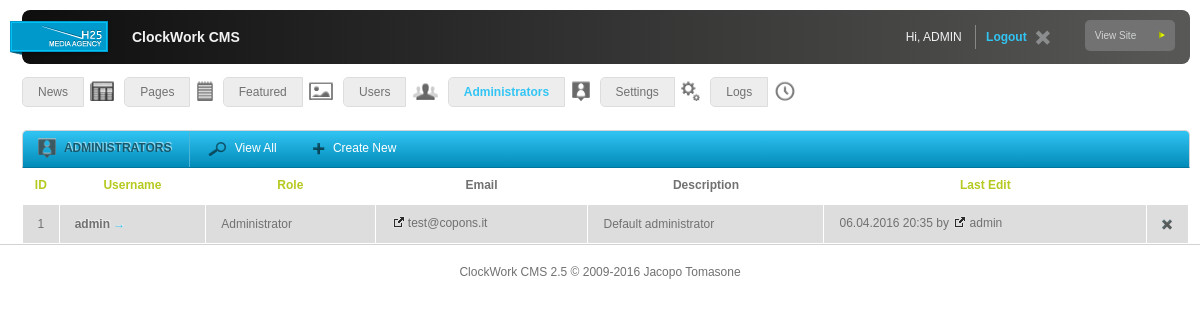
The app's page /admin/admin.php (signed in) with its own data.
### tables this page shows
CREATE TABLE IF NOT EXISTS `cw_admin` (
`id` tinyint(3) unsigned NOT NULL,
  `username` varchar(255) NOT NULL,
  `password` varchar(255) NOT NULL,
  `role` varchar(255) NOT NULL,
  `email` varchar(255) NOT NULL,
  `description` varchar(255) NOT NULL,
  `date_modified` datetime NOT NULL,
  `editor` tinyint(3) NOT NULL
);

### admin/include/page.inc.php (called while the page is built, shortened)
<?php
require("sections/header.php");
require("sections/menu.php");
require("sections/content.php");
require("sections/footer.php");
?>

### admin/admin.php (called while the page is built, shortened)
<?php
require("include/page.inc.php");
?>

### admin/include/info.inc.php (called while the page is built)
<?php
$cms = array('name'			=> 'ClockWork CMS',
			 'version'		=> '2.5',
			 'year'			=> '2009-2016',
			 'copyright'	=> 'Jacopo Tomasone');
$pageArray = array(
	'home'				=> 'Homepage',
	'login' 			=> 'Login',
	'pages'				=> 'Pages',
	'news'				=> 'News',
	'featured'			=> 'Featured',
	'users'				=> 'Users',
	'admin'				=> 'Administrators',
	'config'			=> 'Settings',
	'logs'				=> 'Logs'
);
$config = array();
$query = 'SELECT item, value FROM '.PREFIX.'config';
$result = mysql_query($query) or die(mysql_error());
while ($row = mysql_fetch_assoc($result))
	$config[$row['item']] = $row['value'];
?>

### admin/include/header.inc.php (called while the page is built, shortened)
<?php
require('include/info.inc.php');
require('functions/support.php');
require('functions/strings.php');
if (!isset($_REQUEST['action']))
	require('functions/viewTable.php');
?>

### admin/functions/strings.php (called while the page is built, shortened)
<?php
function outputString ($string) {
	return stripslashes($string);
}
function datetimeITA ($time, $separator = '') {
	$day = explode(' ', $time);
	$date = explode('-', $day[0]);
	$hour = substr($time, -8,5);
	if ($separator != '')
		return $date[1] . $separator . $date[2] . $separator . $date[0] . ' ' . $hour;
	else
		return monthITA($date[1]) . ' ' . $date[2] . ', ' . $date[0] . ', ' . $hour;
}
?>

### admin/functions/viewTable.php (the view, shortened to what this page needs)
<?php
function reorderArray ($orderArray) {
	$newOrderArray = array();
	foreach ($orderArray as $field => $direction)
		if (isset($_REQUEST['order']) && $_REQUEST['order'] == $field)
			{  }
		else
			$newOrderArray[$field] = $direction;
	return $newOrderArray;
}
function orderByString ($orderArray) {
	$orderString = 'ORDER BY ';
	foreach ($orderArray as $field => $direction)
		$orderString .= $field . ' ' . $direction . ', ';
	if (substr($orderString, -2, 2) == ', ')
		$orderString = substr($orderString, 0, -2);
	return $orderString;
}
function switchOrder ($field) {
	if (isset($_REQUEST['order']) && isset($_REQUEST['dir']) &&
		$_REQUEST['dir'] == 'ASC' &&
		$field == $_REQUEST['order'])
		echo 'DESC';
	else if (isset($_REQUEST['order']) && isset($_REQUEST['dir']) &&
			 $_REQUEST['dir'] == 'DESC' &&
			 $field == $_REQUEST['order'])
		echo 'ASC';
	else
		echo 'ASC';
}
function viewHeader ($page, $headerArray, $orderArray, $minLevel = '', $logs = FALSE) {
	?>
	<div class="content-container">
<table class="list">
	<tr>
	<?php
	foreach ($headerArray as $slug => $name) :
		?>
		<th<?php if ($slug == 'id') echo ' class="small"'; ?>>
		<?php if (array_key_exists($slug, $orderArray)) : ?>
			<a href="<?php echo $page; ?>.php?order=<?php echo $slug; ?>&amp;dir=<?php switchOrder($slug); ?>">
				<?php echo $name; directionArrow($slug, $orderArray); ?>
			</a>
		</th>
		<?
		else :
			echo $name;
		endif;
	endforeach;
	 if ($logs == FALSE) : ?>
		<?php  if($page != 'config' && checkLevel($minLevel, 'item')) : ?><th title="Elimina" class="small"></th><?php endif; ?>
	<?php endif;
	echo '</tr>';
}
function viewServices ($page, $title, $rowId, $rowBg, $minLevel = '', $logs = FALSE) {
	if($page != 'config' && checkLevel($minLevel, 'item')) : ?>
		<td class="service">
			<a href="#delete-<?php echo $rowId; ?>" class="list-delete-button">
				<img src="images/delete-inactive.png" title="Elimina <?php echo $title; ?>" alt="Elimina <?php echo $title; ?>" />
			</a>
		</td>
	<?php endif;
}
function viewString ($string, $class = '', $bold = '', $page = '', $id = '', $link = '') {
	$string = outputString($string);
	if ($page != '' && $id != '' && is_numeric($id)) :
		$string_tmp = '<a href="' . $page . '.php?action=edit&amp;ID=' . $id;
		$string_tmp .= '" class="element-title">' . $string . '&nbsp;<span>&rarr;</span></a>';
		$string = $string_tmp;
	elseif ($link != '') :
		$string = '<a href="' . outputString($link) . '"><img src="images/link.png" alt="Link" /> ' . $string . '</a>';
	endif;
	echo '<td';
	if ($class != '')
		echo ' class="' . $class . '"';
	echo '>' . $string . '</td>';
}
		?>
	<?php
function viewLastEdit ($datetime, $editor) {
	$queryEditor = 'SELECT username FROM '.PREFIX.'admin WHERE id = ' . $editor . ' LIMIT 1';
	$resultEditor = mysql_query($queryEditor) or die(mysql_error());
	$rowEditor = mysql_fetch_assoc($resultEditor);
	echo '<td>' . datetimeITA($datetime, '.') . ' by <a href="admin.php?action=single&amp;ID=' . $editor . '"><img src="images/link.png" alt="Link" /> ' . $rowEditor['username'] . '</a></td>';
}
function viewFooter () {
	?>
</table>
	<?php
}
function viewPagingString ($rowsPerPage) {
	if (isset($_REQUEST['page']) && is_numeric($_REQUEST['page']) && $_REQUEST['page'] > 0) :
		$start = ((cleanString(intval($_REQUEST['page'])) - 1) * $rowsPerPage);
		return 'LIMIT ' . $start . ', ' . $rowsPerPage;
	else :
		return 'LIMIT 0,'. $rowsPerPage;
	endif;
}
		?>

### admin/sections/header.php (shortened to what this page needs)
<?php
require('include/header.inc.php');
?>
<html lang="it">
<head>
<link href="style/normalize.css" rel="stylesheet" type="text/css" media="all" />
<link href="style/reset.css" rel="stylesheet" type="text/css" media="all" />
<link href="style/cw3.css" rel="stylesheet" type="text/css" media="all" />
<link rel="stylesheet" href="style/fancybox/jquery.fancybox-1.3.4.css" media="all" />
</head>
<body>
<header id="header" class="clear">
	<h1><img src="images/h25label.png" alt="H25 Media Agency - " /> <?php echo outputString($config['name']); ?></h1>
	<a id="view-site" href="../" target="_blank">View Site  <img src="images/view-site.png" alt="View Site" /></a>
	<div id="user-hello">
		<?php if ($_COOKIE['login'] == 'ok') : ?>
		Hi, <?php echo strtoupper($_COOKIE['username']); ?>
		<a id="logout" href="pages/login/logout.php">Logout</a>
		<?php endif; ?>
	</div>
</header>

### admin/sections/menu.php (shortened to what this page needs)
<?php if ($page != 'login') : ?>
<nav id="main-menu">
	<ul class="clear">
		<?php
			mainMenu('news', '', $page);
			mainMenu('admin', 'admin', $page);
		?>
	</ul>
</nav>
<?php
	menu($page);
endif;

### admin/functions/support.php (shortened to what this page needs)
<?php
function safePages ($page) {
	global $pageArray, $config;
	if (isset($page) && array_key_exists($page, $pageArray))
		require('pages/' . $page . '/index.php');
	else
		require("pages/login/index.php");
}
function actionPage ($page) {
	if (!isset($_REQUEST['action']))
		require('pages/' . $page . '/view.php');
}
function mainMenu ($page, $minLevel='', $current) {
	global $pageArray, $config;
	if (checkLevel($minLevel, 'item')) :
		?>
<li>
	<a href="<?php echo $page; ?>.php"<?php if ($page == $current) : ?> class="current-page"<?php endif; ?>>
		<span><?php echo $pageArray[$page]; ?></span>
		<img src="images/icons/<?php echo $page; ?>.png" />
	</a>
</li>
		<?php
	endif;
}
function menu ($page) {
	global $pageArray, $config;
	if ($page != 'home' &&
		$page != 'login') :
	?>
<nav id="menu" class="clear">
	<h3><img src="images/icons/<?php echo $page; ?>.png" /> <?php echo $pageArray[$page]; ?></h3>
	<?php
	if ($page != 'config' &&
		$page != 'logs') :
		?>
	<a href="<?php echo $page; ?>.php"><img src="images/view-all.png" alt="View All" /> View All</a>
	<a href="<?php echo $page; ?>.php?action=insert"><img src="images/insert-new.png" alt="Create New" /> Create New</a>
		<?php
	endif;
	echo '</nav>';
	endif;
}
function checkLevel ($level, $section) {
	$levels = explode(',', $level);
	if ($level == '' || in_array($_COOKIE['level'], $levels))
		return TRUE;
}
?>

### admin/sections/content.php
<section id="mainContent" style="margin-left: 12px">
<?php safePages($page); ?>
</section>

### admin/pages/admin/index.php
<?php
if (checkLevel('admin', 'show'))
	actionPage('admin');
?>

### admin/pages/admin/view.php (shortened to what this page needs)
<?php
$headerArray = array('id'			=> 'ID',
					 'username'		=> 'Username',
					 'role'			=> 'Role',
					 'email'		=> 'Email',
					 'description'	=> 'Description',
					 'date_modified'		=> 'Last Edit');
$orderArray = array('username' 	=> 'ASC',
					'role' 	=> 'ASC',
					'id' 		=> 'ASC',
					'date_modified' 	=> 'DESC');
$orderString = orderByString(reorderArray($orderArray));
$rowsPerPage = 15;
$query = 'SELECT * FROM '.PREFIX.'admin ' . $orderString . ' ' . viewPagingString($rowsPerPage);
$result = mysql_query($query) or die(mysql_error());
if (mysql_num_rows($result) == 0) :
	default_message('There are no administrators in the database.');
else :
	viewHeader('admin', $headerArray, $orderArray);
	$rowBg = 'dark';
	while ($row = mysql_fetch_assoc($result)) :
		echo '<tr class="' . $rowBg . '">';
		viewString		($row['id'], 'small');
		viewString		($row['username'], '', '', 'admin', $row['id']);
		viewString		($row['email'], '', '','','', 'mailto:' . $row['email']);
		viewLastEdit	($row['date_modified'], $row['editor']);
		viewServices	('admin', 'Administrator', $row['id'], $rowBg);
		echo '</tr>';
		$rowBg = altRowBg($rowBg);
	endwhile;
	viewFooter();
endif;
?>

### admin/sections/footer.php
<footer id="footer">
	<?php echo $cms['name'] . ' ' . $cms['version']; ?></strong> &copy; <?php echo $cms['year'] . ' ' . $cms['copyright']; ?>
</footer>
</body>
</html>

### records on screen
cw_admin: id "1 Administrator Default administrator", username "admin", date_modified "06.04.2016 20:35"

### other values on screen
outputString($config['name']) "ClockWork CMS"
$_COOKIE['username'] "ADMIN"
$pageArray[$page] "News Pages Featured Users Administrators Settings Logs"
$pageArray[$page] "ADMINISTRATORS"
$name "ID"
$name "Username"
$name "Role"
$name "Email"
$name "Description"
$name "Last Edit"
$cms['name'] "ClockWork CMS"
$cms['version'] "2.5"
$cms['year'] "2009-2016"
$cms['copyright'] "Jacopo Tomasone"
